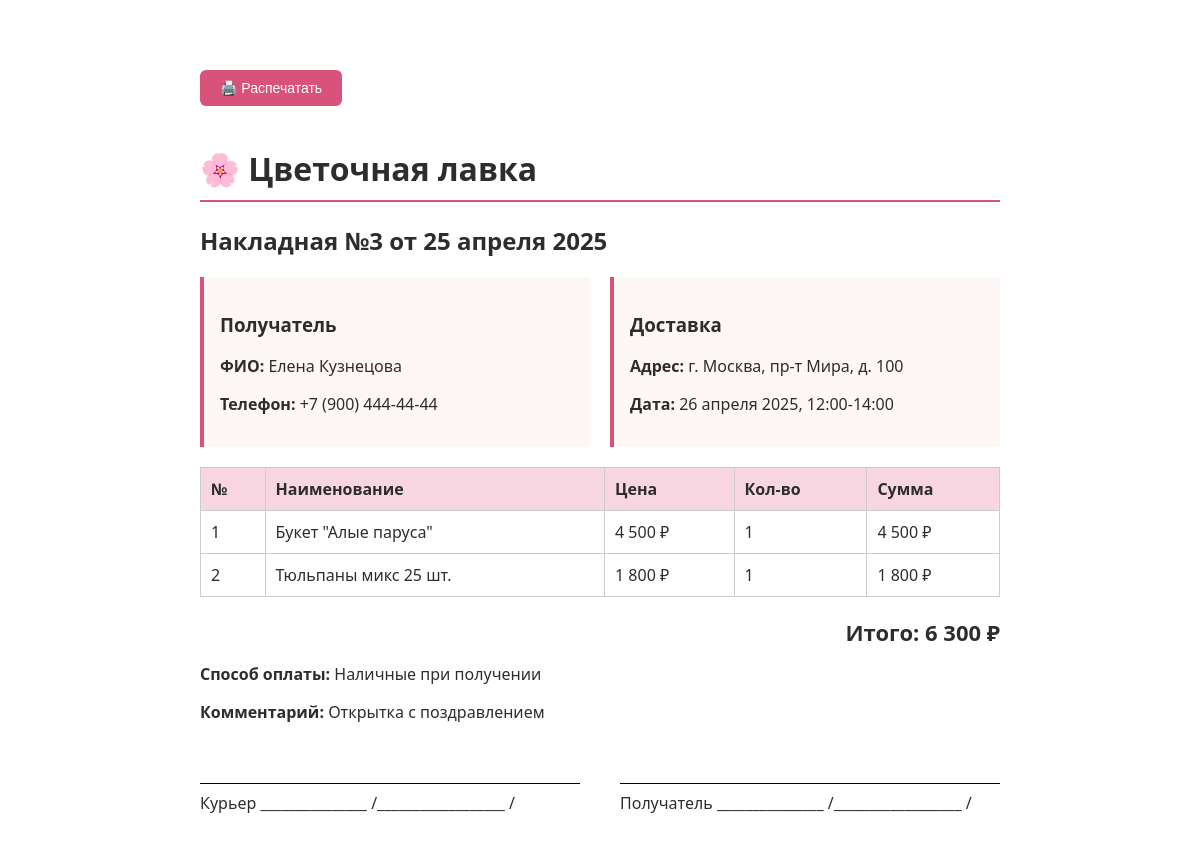
/admin/invoice.php?id=3 (signed in), run on the app's committed database.
### tables this page shows
CREATE TABLE `orders` (
  `id` INT(11) NOT NULL AUTO_INCREMENT,
  `user_id` INT(11) DEFAULT NULL COMMENT 'ID пользователя (NULL для гостей)',
  `total_amount` DECIMAL(10,2) NOT NULL DEFAULT 0.00 COMMENT 'Сумма заказа',
  `status` ENUM('new','processing','delivery','completed','cancelled') NOT NULL DEFAULT 'new' COMMENT 'Статус заказа',
  `delivery_address` VARCHAR(500) NOT NULL COMMENT 'Адрес доставки',
  `delivery_date` DATE NOT NULL COMMENT 'Дата доставки',
  `delivery_time` VARCHAR(50) DEFAULT NULL COMMENT 'Время доставки',
  `recipient_name` VARCHAR(100) NOT NULL COMMENT 'Имя получателя',
  `recipient_phone` VARCHAR(20) NOT NULL COMMENT 'Телефон получателя',
  `payment_method` ENUM('cash','card','online') NOT NULL DEFAULT 'cash' COMMENT 'Способ оплаты',
  `comment` TEXT DEFAULT NULL COMMENT 'Комментарий',
  `promocode_id` INT(11) DEFAULT NULL COMMENT 'Применённый промокод',
  `created_at` TIMESTAMP NOT NULL DEFAULT CURRENT_TIMESTAMP,
  PRIMARY KEY (`id`),
  KEY `idx_user` (`user_id`),
  KEY `idx_status` (`status`),
  KEY `idx_created` (`created_at`),
  CONSTRAINT `fk_orders_user` FOREIGN KEY (`user_id`) REFERENCES `users` (`id`) ON DELETE SET NULL
);

CREATE TABLE `order_items` (
  `id` INT(11) NOT NULL AUTO_INCREMENT,
  `order_id` INT(11) NOT NULL,
  `product_id` INT(11) NOT NULL,
  `quantity` INT(11) NOT NULL DEFAULT 1,
  `price` DECIMAL(10,2) NOT NULL COMMENT 'Цена на момент заказа',
  PRIMARY KEY (`id`),
  KEY `idx_order` (`order_id`),
  KEY `idx_product` (`product_id`),
  CONSTRAINT `fk_items_order` FOREIGN KEY (`order_id`) REFERENCES `orders` (`id`) ON DELETE CASCADE,
  CONSTRAINT `fk_items_product` FOREIGN KEY (`product_id`) REFERENCES `products` (`id`) ON DELETE RESTRICT
);

CREATE TABLE `products` (
  `id` INT(11) NOT NULL AUTO_INCREMENT,
  `category_id` INT(11) NOT NULL,
  `name` VARCHAR(200) NOT NULL COMMENT 'Название товара',
  `description` TEXT DEFAULT NULL COMMENT 'Описание',
  `price` DECIMAL(10,2) NOT NULL DEFAULT 0.00 COMMENT 'Цена',
  `stock_quantity` INT(11) NOT NULL DEFAULT 0 COMMENT 'Остаток на складе',
  `image` VARCHAR(255) DEFAULT NULL COMMENT 'Изображение',
  `composition` TEXT DEFAULT NULL COMMENT 'Состав букета',
  `size` VARCHAR(50) DEFAULT NULL COMMENT 'Размер',
  `is_available` TINYINT(1) NOT NULL DEFAULT 1 COMMENT 'Доступен к заказу',
  `created_at` TIMESTAMP NOT NULL DEFAULT CURRENT_TIMESTAMP,
  PRIMARY KEY (`id`),
  KEY `idx_category` (`category_id`),
  KEY `idx_available` (`is_available`),
  CONSTRAINT `fk_products_category` FOREIGN KEY (`category_id`) REFERENCES `categories` (`id`) ON DELETE CASCADE
);

### includes/db.php (called while the page is built, shortened)
<?php
class Database
{
    private static ?Database $instance = null;
    private PDO $pdo;
    private function __construct()
    {
        try {
            $dsn = 'mysql:host=' . DB_HOST . ';dbname=' . DB_NAME . ';charset=' . DB_CHARSET;
            $options = [
                PDO::ATTR_ERRMODE => PDO::ERRMODE_EXCEPTION,
                PDO::ATTR_DEFAULT_FETCH_MODE => PDO::FETCH_ASSOC,
                PDO::ATTR_EMULATE_PREPARES => false,
                PDO::MYSQL_ATTR_INIT_COMMAND => "SET NAMES utf8mb4 COLLATE utf8mb4_unicode_ci"
            ];
            $this->pdo = new PDO($dsn, DB_USER, DB_PASS, $options);
        } catch (PDOException $e) {
            if (DEBUG_MODE) {
                die('Ошибка подключения к БД: ' . $e->getMessage());
            } else {
                die('Ошибка подключения к базе данных. Обратитесь к администратору.');
            }
        }
    }
    public static function getInstance(): Database
    {
        if (self::$instance === null) {
            self::$instance = new self();
        }
        return self::$instance;
    }
    public function query(string $sql, array $params = []): PDOStatement
    {
        try {
            $stmt = $this->pdo->prepare($sql);
            $stmt->execute($params);
            return $stmt;
        } catch (PDOException $e) {
            if (DEBUG_MODE) {
                die('Ошибка SQL: ' . $e->getMessage() . '<br>SQL: ' . $sql);
            } else {
                die('Произошла ошибка при работе с базой данных.');
            }
        }
    }
    public function fetchOne(string $sql, array $params = []): ?array
    {
        $stmt = $this->query($sql, $params);
        $result = $stmt->fetch();
        return $result ?: null;
    }
    public function fetchAll(string $sql, array $params = []): array
    {
        return $this->query($sql, $params)->fetchAll();
    }
}
function db(): Database
{
    return Database::getInstance();
}

### includes/functions.php (called while the page is built, shortened)
<?php
function e(string $string): string
{
    return htmlspecialchars($string ?? '', ENT_QUOTES | ENT_HTML5, 'UTF-8');
}
function formatPrice($price): string
{
    return number_format((float)$price, 0, '.', ' ') . ' ₽';
}
function formatDate(string $date, bool $withTime = false): string
{
    $months = [
        '01' => 'января', '02' => 'февраля', '03' => 'марта',
        '04' => 'апреля', '05' => 'мая', '06' => 'июня',
        '07' => 'июля', '08' => 'августа', '09' => 'сентября',
        '10' => 'октября', '11' => 'ноября', '12' => 'декабря'
    ];
    $ts = strtotime($date);
    $result = date('j', $ts) . ' ' . $months[date('m', $ts)] . ' ' . date('Y', $ts);
    return $result;
}
function paymentMethodName(string $method): string
{
    $names = [
        'cash' => 'Наличные при получении',
        'card' => 'Картой при получении',
        'online' => 'Онлайн-оплата'
    ];
    return $names[$method] ?? $method;
}

### admin/invoice.php (the view, shortened to what this page needs)
<?php
require_once __DIR__ . '/../includes/db.php';
require_once __DIR__ . '/../includes/functions.php';
$id = (int)($_GET['id'] ?? 0);
$order = db()->fetchOne("SELECT * FROM orders WHERE id = ?", [$id]);
$items = db()->fetchAll(
    "SELECT oi.*, p.name FROM order_items oi
     LEFT JOIN products p ON oi.product_id = p.id
     WHERE oi.order_id = ?",
    [$id]
);
?>
<!DOCTYPE html>
<html lang="ru">
<head>
</head>
<body>
    <button class="print-btn" onclick="window.print()">🖨️ Распечатать</button>
    <h1>🌸 Цветочная лавка</h1>
    <h2>Накладная №<?= $order['id'] ?> от <?= formatDate($order['created_at']) ?></h2>
    <div class="info-grid">
        <div class="info-block">
            <h3>Получатель</h3>
            <p><strong>ФИО:</strong> <?= e($order['recipient_name']) ?></p>
            <p><strong>Телефон:</strong> <?= e($order['recipient_phone']) ?></p>
        </div>
        <div class="info-block">
            <h3>Доставка</h3>
            <p><strong>Адрес:</strong> <?= e($order['delivery_address']) ?></p>
            <p><strong>Дата:</strong> <?= formatDate($order['delivery_date']) ?>, <?= e($order['delivery_time']) ?></p>
        </div>
    </div>
    <table>
        <thead>
            <tr>
                <th>№</th>
                <th>Наименование</th>
                <th>Цена</th>
                <th>Кол-во</th>
                <th>Сумма</th>
            </tr>
        </thead>
        <tbody>
        <?php foreach ($items as $i => $it): ?>
            <tr>
                <td><?= $i + 1 ?></td>
                <td><?= e($it['name']) ?></td>
                <td><?= formatPrice($it['price']) ?></td>
                <td><?= $it['quantity'] ?></td>
                <td><?= formatPrice($it['price'] * $it['quantity']) ?></td>
            </tr>
        <?php endforeach; ?>
        </tbody>
    </table>
    <div class="total">Итого: <?= formatPrice($order['total_amount']) ?></div>
    <p><strong>Способ оплаты:</strong> <?= e(paymentMethodName($order['payment_method'])) ?></p>
    <?php if ($order['comment']): ?>
        <p><strong>Комментарий:</strong> <?= e($order['comment']) ?></p>
    <?php endif; ?>
    <div class="signature">
        <div>Курьер _______________ /__________________ /</div>
        <div>Получатель _______________ /__________________ /</div>
    </div>
</body>
</html>

### admin/invoice.php (style rules this page uses)
body { font-family: 'Segoe UI', Arial, sans-serif; max-width: 800px; margin: 30px auto; padding: 20px; color: #2d2d2d; }
h1 { border-bottom: 2px solid #d8527c; padding-bottom: 10px; }
table { width: 100%; border-collapse: collapse; margin: 20px 0; }
table th, table td { border: 1px solid #ccc; padding: 10px; text-align: left; }
table th { background: #f7d6e2; }
.info-grid { display: grid; grid-template-columns: 1fr 1fr; gap: 20px; margin: 20px 0; }
.info-block { background: #fdf8f5; padding: 16px; border-left: 4px solid #d8527c; }
.total { font-size: 22px; font-weight: bold; text-align: right; margin-top: 20px; }
.signature { margin-top: 60px; display: grid; grid-template-columns: 1fr 1fr; gap: 40px; }
.signature div { border-top: 1px solid #000; padding-top: 8px; }
.print-btn { margin: 20px 0; padding: 10px 20px; background: #d8527c; color: #fff; border: none; border-radius: 6px; cursor: pointer; font-size: 14px; }

### data on the page
orders: id "3", created_at "25 апреля 2025", recipient_name "Елена Кузнецова", recipient_phone "+7 (900) 444-44-44", delivery_address "г. Москва, пр-т Мира, д. 100", delivery_date "26 апреля 2025", delivery_time "12:00-14:00", total_amount "6 300 ₽", payment_method "Наличные при получении", comment "Открытка с поздравлением"
order_items: product.name "Букет \"Алые паруса\"", price "4 500 ₽", quantity "1", formatPrice($it['price'] * $it['quantity']) "4 500 ₽"
order_items: product.name "Тюльпаны микс 25 шт.", price "1 800 ₽", quantity "1", formatPrice($it['price'] * $it['quantity']) "1 800 ₽"
